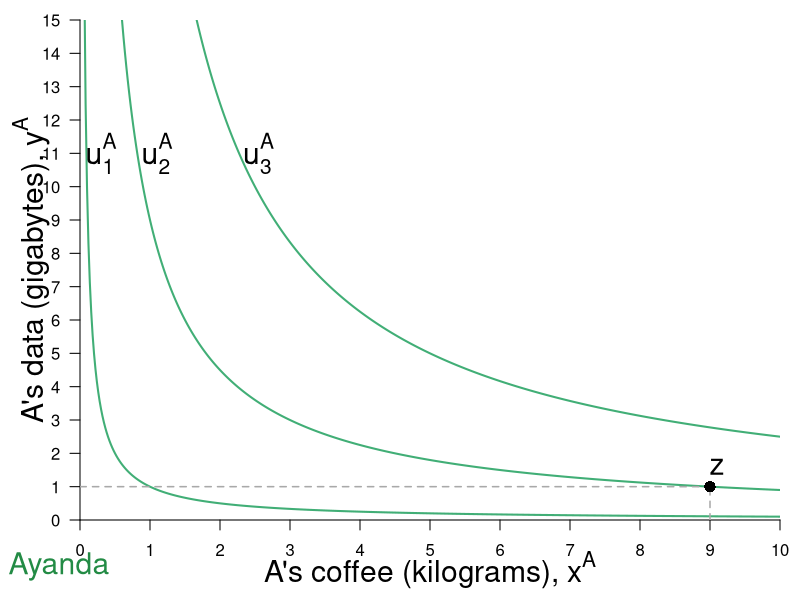

Write R code to recreate this figure.
require(shape)
#pdf(file = "property_fig1aSTEP1.pdf", width = 9, height = 7)
#pdf(file = "property_fig1aSTEP2.pdf", width = 9, height = 7)
pdf(file = "property/property_fig1a.pdf", width = 9, height = 7)

#Set parameters for graphics
#Annotation is bigger because it is a 3-panel figure
axislabelsize <- 1.8
annotatesize <- 1.8
labelsize <- 1.5
graphlinewidth <- 2
segmentlinewidth <- 1.5
namesize <- 1.8

COLA <- c("#99d8c9","#66c2a4","#41ae76", "#238b45", "#005824")
COLB <- c("#4eb3d3", "#2b8cbe", "#0868ac","#084081")

uA <- function(x, y, alpha = 0.5, lambda = 0) {
  (x^(alpha)*y^(1 - alpha))^(1-lambda)*((10 - x)^(alpha)*(15 - y)^(1 - alpha))^lambda
}

indiffcurveA1 <- function(x, U = 3, A = 1, a = 0.5) {
  ((((U-2)/A)*(1/x)^a)^(1/(1-a)))
}

indiffcurveA2 <- function(x, U = 3, A = 1, a = 0.5) {
  (((U/A)*(1/x)^a)^(1/(1-a)))
}

indiffcurveA3 <- function(x, U = 3, A = 1, a = 0.5) {
  ((((U+2)/A)*(1/x)^a)^(1/(1-a)))
}

#Aisha happens to have found 8 coffee and 2 data, 
#and Betty happens to have found 2 coffee and 13 data. 
#Aisha's utility (8^0.5)*(2^0.5) = 4
#Betty's utility (2^0.5)*(13^0.5) = 5.09

#COL <- c("#1B9E77", "#D95F02", "#7570B3", "#E7298A", "#66A61E", "#E6AB02", "#A6761D", "#666666")
#COL <- c("#7fc97f", "#beaed4", "#fdc086", "#ffff99")
#COL <- c("#99d8c9","#66c2a4","#41ae76", "#238b45", "#005824")
par(mar =  c(4, 4, 1, 1))
xlims <- c(0, 10)
ylims <- c(0, 15)



plot(0, 0, xlim = xlims, ylim = ylims, type = "n",
     xlab = "",
     ylab = "",
     xaxt = "n", 
     yaxt = "n", 
     cex.lab = axislabelsize, 
     bty = "n",
     xaxs="i", 
     yaxs="i")

#mtext(expression(paste("A's coffee (kilograms), ", x^A)), side=1, line = 2.5, cex = axislabelsize)
text(0.5*xlims[2], -1.5, expression(paste("A's coffee (kilograms), ", x^A)), xpd = TRUE, cex = axislabelsize) 
text(-0.7, 0.5*ylims[2], expression(paste("A's data (gigabytes), ", y^A)), xpd = TRUE, cex = axislabelsize, srt = 90) 


npts <- 500 
npts2 <- 501
#Specify the sequences of points for graphing. 
xx1 <- seq(xlims[1], xlims[2], length.out = npts)
#xx2 <- seq(xlims[1], xlims[2], length.out = npts)
#xx3 <- seq(xlims[1], xlims[2], length.out = npts2)
#xx4 <- seq(xlims[1], 10, length.out = npts2)

#Draw the lines for the graphs
lines(xx1, indiffcurveA1(xx1), col = COLA[3], lwd = graphlinewidth)
lines(xx1, indiffcurveA2(xx1), col = COLA[3], lwd = graphlinewidth)
lines(xx1, indiffcurveA3(xx1), col = COLA[3], lwd = graphlinewidth)
#lines(xx2, solowCondition(xx2, delta = 5), col = COL[3], lwd = 4)
#lines(xx2, solowInfeas(xx2, delta = 5), col = COL[1], lwd = 4, lty = 2)

#Customize ticks and labels for the plot
ticksy <- seq(from = 0, to = 15, by = 1)
ylabels <- seq(from = 0, to = 15, by = 1)
ticksx <- seq(from = 0, to = 10, by = 1)
xlabels <- seq(from = 0, to = 10, by = 1)
axis(1, at = ticksx, pos = 0, labels = xlabels)
axis(2, at = ticksy, pos = 0, labels = ylabels, las = 1)

#Annotation of the three graphs and the NE
text(0.3, 11, expression(u[1]^A), cex = annotatesize)
text(1.1, 11, expression(u[2]^A), cex = annotatesize)
text(2.55, 11, expression(u[3]^A), cex = annotatesize)
#text(16, 0.52, expression(paste("Nash Equilibrium")))

#Line to label B's endowment
segments(0, 1, 9, 1, lty = 2, col = "darkgray", lwd = segmentlinewidth)
segments(9, 0, 9, 1, lty = 2, col = "darkgray", lwd = segmentlinewidth)

#Add a point for Aisha's endowment
points(9, 1, pch = 16, col = "black", cex = 1.5)

#Annotating line of 100% quality
text(9.1, 1.6, expression(z), cex = annotatesize)

text(-0.3, -1.4, expression("Ayanda"), xpd = TRUE, cex = namesize, col = COLA[4])
#text(10.4, 16.4, expression("Bongani"), xpd = TRUE, cex = namesize, col = COLB[4])

#Arrow to Slope of BRF
#Arrows(14.2, 0.12, 12.2, 0.12, col = "black", lty = 1, lwd = 2, arr.type = "triangle")
#text(16.8, 0.12, expression(paste("Slope = ", q[p])))

#Arrow to Slope of isoprofit
#Arrows(13, 0.80, 15, 0.80, col = "black", lty = 1, lwd = 2, arr.type = "triangle")
#text(10.2, 0.80, expression(paste("Slope = ", frac(q, p))))

dev.off()
